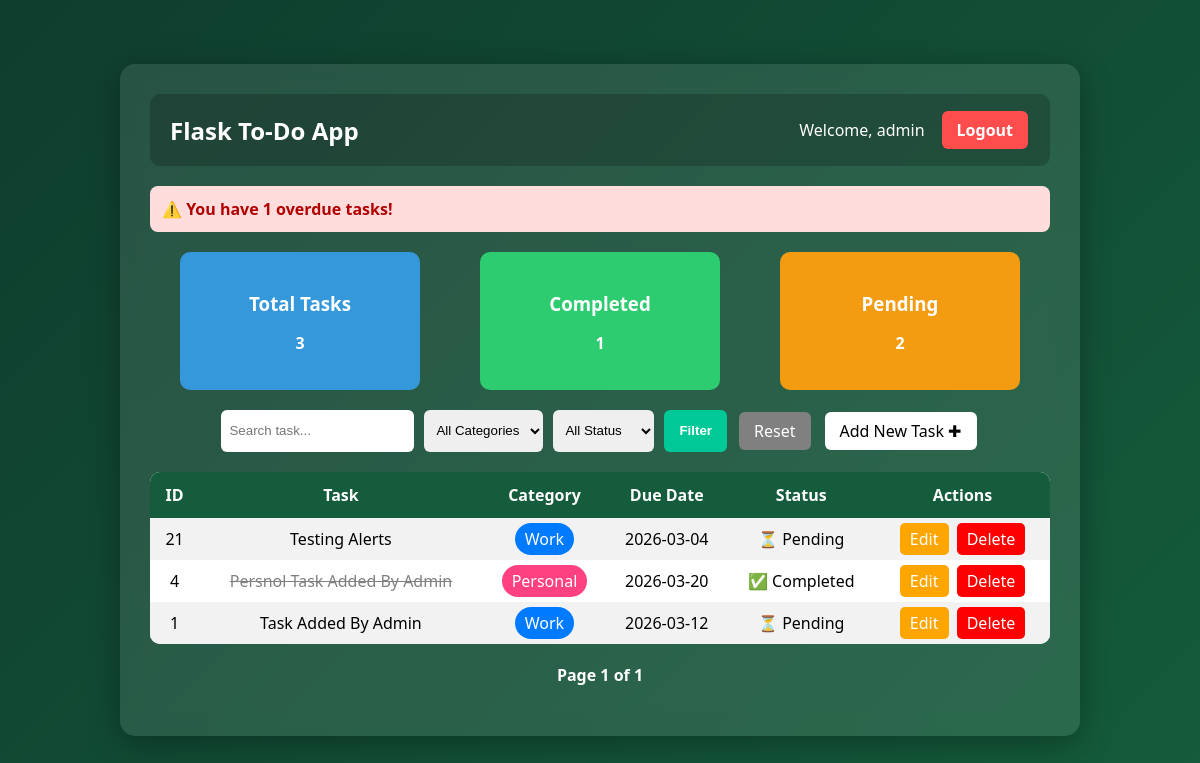
Screenshot of / (signed in) with the database file from the repository.
### app.py (models this page shows)
class User(db.Model, UserMixin):
    id = db.Column(db.Integer, primary_key=True)
    username = db.Column(db.String(100), unique=True, nullable=False)
    password = db.Column(db.String(200), nullable=False)
    tasks = db.relationship('Todo', backref='owner', lazy=True)

class Todo(db.Model):
    id = db.Column(db.Integer, primary_key=True)
    title = db.Column(db.String(200), nullable=False)
    category = db.Column(db.String(50), nullable=False)  # Work / Personal
    due_date = db.Column(db.Date, nullable=False)
    completed = db.Column(db.Boolean, default=False)
    user_id = db.Column(db.Integer, db.ForeignKey('user.id'), nullable=False)

### app.py (the view)
@app.route('/')
@login_required
def index():
    page = request.args.get('page', 1, type=int)
    category = request.args.get('category')
    status = request.args.get('status')
    search = request.args.get('search')
    query = Todo.query.filter_by(user_id=current_user.id)
    if category and category != "All":
        query = query.filter(Todo.category == category)
    if status == "Completed":
        query = query.filter(Todo.completed == True)
    elif status == "Pending":
        query = query.filter(Todo.completed == False)
    if search:
        query = query.filter(Todo.title.ilike(f"%{search}%"))
    pagination = query.order_by(Todo.id.desc()).paginate(
        page=page,
        per_page=5
    )
    tasks = pagination.items
    total_tasks = Todo.query.filter_by(user_id=current_user.id).count()
    completed_tasks = Todo.query.filter_by(user_id=current_user.id, completed=True).count()
    pending_tasks = Todo.query.filter_by(user_id=current_user.id, completed=False).count()
    today = date.today()
    overdue_count = 0
    for task in tasks:
        if task.due_date and task.due_date < today and task.completed != "Completed":
            overdue_count += 1
    return render_template(
        'index.html',
        tasks=tasks,
        pagination=pagination,
        total_tasks=total_tasks,
        completed_tasks=completed_tasks,
        pending_tasks=pending_tasks,
        overdue_count=overdue_count
    )

### app.py (called while the page is built)
@login_manager.user_loader
def load_user(user_id):
    return User.query.get(int(user_id))

### templates/index.html (shortened to what this page needs)
{% extends 'base.html' %}
{% block content %}
{% if overdue_count > 0 %}
<div class="alert">
⚠️ You have {{ overdue_count }} overdue tasks!
</div>
{% endif %}
<div class="dashboard">
    <div class="card total">
        <h3>Total Tasks</h3>
        <p>{{ total_tasks }}</p>
    </div>
    <div class="card completed">
        <h3>Completed</h3>
        <p>{{ completed_tasks }}</p>
    </div>
    <div class="card pending">
        <h3>Pending</h3>
        <p>{{ pending_tasks }}</p>
    </div>
</div>
<form method="GET" class="filter-form">
    <input type="text" name="search" placeholder="Search task..."
           value="{{ request.args.get('search', '') }}">
    <select name="category">
        <option value="All">All Categories</option>
    </select>
    <select name="status">
        <option value="">All Status</option>
    </select>
    <button type="submit">Filter</button>
    <a href="{{ url_for('index') }}" class="reset-btn">Reset</a>
    <a href="{{ url_for('add_task') }}" class="add-btn">Add New Task ✚</a>
</form>
<table>
    <tr>
        <th>ID</th>
        <th>Task</th>
        <th>Category</th>
        <th>Due Date</th>
        <th>Status</th>
        <th>Actions</th>
    </tr>
    {% for task in tasks %}
    <tr>
    <td>{{ task.id }}</td>
    <td class="{% if task.completed %}completed-task{% endif %}">
        {{ task.title }}
    </td>
    <td>
        {% if task.category == "Work" %}
            <span class="work">Work</span>
        {% else %}
            <span class="personal">Personal</span>
        {% endif %}
    </td>
    <td>{{ task.due_date }}</td>
    <td>
        {% if task.completed %}
            ✅ Completed
        {% else %}
            ⏳ Pending
        {% endif %}
    </td>
    <td>
        <a href="/edit/{{ task.id }}">Edit</a>
        <a href="/delete/{{ task.id }}">Delete</a>
    </td>
</tr>
    {% endfor %}
</table>
<div class="pagination">
    <span>
        Page {{ pagination.page }} of {{ pagination.pages }}
    </span>
</div>
{% endblock %}

### templates/base.html (shortened to what this page needs)
<!DOCTYPE html>
<html>
<head>
    <link rel="stylesheet" href="{{ url_for('static', filename='style.css') }}">
</head>
<body>
    <div class="container">
        <div class="navbar">
    <h1 class="logo">Flask To-Do App</h1>
    {% if current_user.is_authenticated %}
        <div class="user-section">
            <span class="welcome">Welcome, {{ current_user.username }}</span>
            <a href="{{ url_for('logout') }}" class="logout-btn">Logout</a>
        </div>
    {% endif %}
</div>
        {% block content %}{% endblock %}
    </div>
</body>
</html>

### static/style.css (style rules this page uses)
body { margin: 0; font-family: 'Segoe UI', sans-serif; background: linear-gradient(135deg, #0f3d2e, #145c3b); display: flex; justify-content: center; align-items: center; min-height: 100vh; }
.container { width: 80%; max-width: 900px; background: rgba(255, 255, 255, 0.1); backdrop-filter: blur(10px); padding: 30px; border-radius: 15px; color: white; box-shadow: 0 8px 32px rgba(0,0,0,0.3); }
h1 { text-align: center; margin-bottom: 20px; }
form { display: flex; gap: 10px; flex-wrap: wrap; justify-content: center; margin-bottom: 20px; }
input, select { padding: 10px; border-radius: 8px; border: none; outline: none; }
button { padding: 10px 15px; border-radius: 8px; border: none; cursor: pointer; font-weight: bold; transition: 0.3s ease; }
button[type="submit"] { background-color: #00c896; color: white; }
table { width: 100%; border-collapse: collapse; background: white; color: black; border-radius: 10px; overflow: hidden; }
th { background: #145c3b; color: white; padding: 12px; }
td { padding: 10px; text-align: center; }
tr:nth-child(even) { background: #f2f2f2; }
.work { background-color: #007bff; color: white; padding: 5px 10px; border-radius: 20px; }
.personal { background-color: #ff4081; color: white; padding: 5px 10px; border-radius: 20px; }
.completed-task { text-decoration: line-through; color: gray; }
a { text-decoration: none; padding: 5px 10px; border-radius: 5px; margin: 2px; }
a[href*="edit"] { background: orange; color: white; }
a[href*="delete"] { background: red; color: white; }
.navbar { display: flex; justify-content: space-between; align-items: center; padding: 15px 20px; background: rgba(0, 0, 0, 0.2); border-radius: 10px; margin-bottom: 20px; }
.logo { margin: 0; font-size: 24px; }
.user-section { display: flex; align-items: center; gap: 15px; }
.welcome { font-weight: 500; }
.logout-btn { padding: 8px 15px; background: #ff4d4d; color: white; text-decoration: none; border-radius: 6px; font-weight: bold; transition: 0.3s ease; }
.filter-form { display: flex; gap: 10px; flex-wrap: wrap; margin-bottom: 20px; justify-content: center; }
.filter-form input, .filter-form select { padding: 8px; border-radius: 6px; border: none; }
.filter-form button { background: #00c896; color: white; border: none; padding: 8px 15px; border-radius: 6px; cursor: pointer; }
.reset-btn { background: gray; color: white; padding: 8px 15px; border-radius: 6px; text-decoration: none; }
.dashboard { display: flex; justify-content: space-around; margin: 20px 0; flex-wrap: wrap; }
.card { width: 200px; padding: 20px; border-radius: 10px; text-align: center; color: white; font-weight: bold; }
.card h3 { margin-bottom: 10px; }
.total { background: #3498db; }
.completed { background: #2ecc71; }
.pending { background: #f39c12; }
.pagination { margin: 20px 0; text-align: center; }
.pagination span { margin: 0 10px; font-weight: bold; }
.add-btn { background:white; padding:8px 15px; border-radius:6px; text-decoration:none; font-weight:400; color:black; }
.alert { background:#ffdddd; color:#b30000; padding:12px; border-radius:8px; margin-bottom:15px; font-weight:bold; }

### rows the page displays
User: username "admin"
Todo: id "21", title "Testing Alerts", category "Work", due_date "2026-03-04", completed "⏳ Pending"
Todo: id "4", title "Persnol Task Added By Admin", category "Personal", due_date "2026-03-20", completed "✅ Completed"
Todo: id "1", title "Task Added By Admin", category "Work", due_date "2026-03-12", completed "⏳ Pending"

### other values shown
{{ overdue_count }} "1"
{{ total_tasks }} "3"
{{ completed_tasks }} "1"
{{ pending_tasks }} "2"
{{ pagination.page }} "1"
{{ pagination.pages }} "1"
